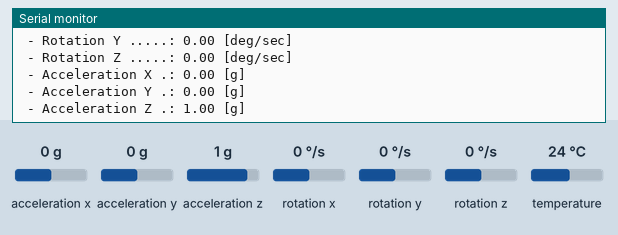
Bench run of a sketch on a simulated ESP8266 (NodeMCU). On the bench: the last lines printed to the serial monitor. The inputs (shaded band) are chosen by the test bench; at power-on: acceleration x 0 g, acceleration y 0 g, acceleration z 1 g, rotation x 0 °/s, rotation y 0 °/s, rotation z 0 °/s, temperature 24 °C.

Above: at 1.3 s.
1.4 s: acceleration x set to -1.4 g
At 2.0 s:
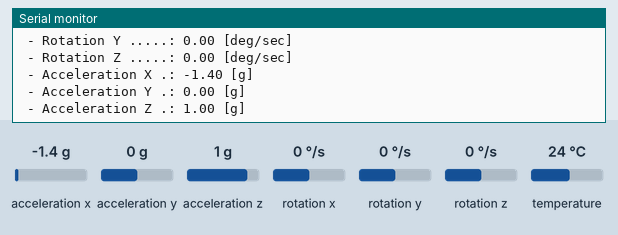
2.9 s: acceleration y set to -1.4 g
At 3.5 s:
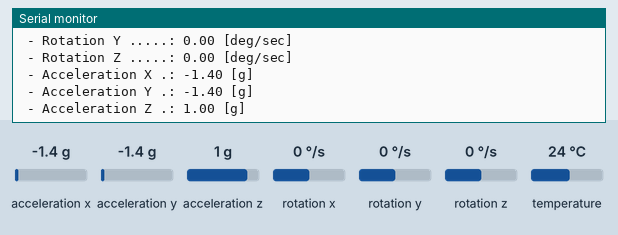
4.4 s: acceleration z set to -1.4 g
At 5.1 s:
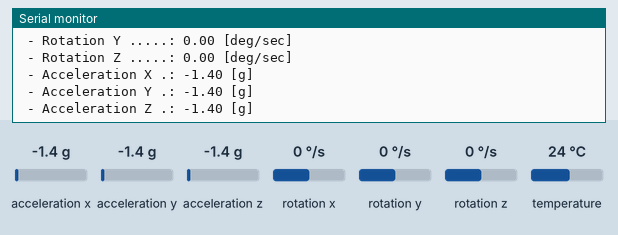

The sketch:

MPU6050_library-usage.ino
```cpp
/* Include required headers and/or libraries */
#include <Wire.h>
#include <I2Cdev.h>
#include <MPU6050.h>

#define MPU6050_ADDRESS 0x68

/* Instantiate a MPU6050 object called MPU6050_obj */
MPU6050 MPU6050_obj(MPU6050_ADDRESS);

/* Used to translate from digital to human */
struct meas_range
{
  uint16_t ranges[4];
  uint8_t current;
}
MPU6050_range[2] =
{
  { .ranges = { 250, 500, 1000, 2000 }, .current = 0 },
  { .ranges = { 2, 4, 8, 16 },          .current = 0 },
};
#define RANGE_GYRO  0
#define RANGE_ACCEL 1

/* Get a gyro or accel raw value and convert to human-readable */
float raw_to_human(struct meas_range *range, int16_t raw_val)
{
  /* Uncomment to get details about conversion */
  //printf("Converting 0x%04X\n"
  //       " - %s range, current %u, value %u\n"
  //       " - Converted value %2.2f\n",
  //       raw_val,
  //       (range == &MPU6050_range[0])?" Gyro":"Accel",
  //       range->current, range->ranges[range->current],
  //       (((float)raw_val * range->ranges[range->current]) / 0x7FFF)
  //       );
  return (((float)raw_val * range->ranges[range->current]) / 0x7FFF);
}

/* Convert a temperature value, method differs from gyro/accel */
float temp_to_human(int16_t raw_val)
{
  return (((float)raw_val / 340) + 36.53);
}

/*
 * Single-pass function to configure the app
 */
void setup()
{
  /* Start serial for output */
  Serial.begin(115200);

  /* Join I2C bus and set it to 400 kHz */
  Wire.begin(0, 2);
  Wire.setClock(400000);

  /* Initialize the sensor */
  MPU6050_obj.initialize();

  /* Check communication before continue */
  if (MPU6050_obj.testConnection() == false)
  {
    Serial.printf("The sensor did not respond. Please check wiring.\n");

    /* Stop here (WDT will reset at some point) */
    while(1) {};
  }

  /* By default, the library uses the following settings:
   * - setFullScaleGyroRange(MPU6050_GYRO_FS_250)
   * - setFullScaleAccelRange(MPU6050_ACCEL_FS_2)
   */

  /* Configure Gyroscope range, choose from:
   * - MPU6050_GYRO_FS_250 ..: +/-250 deg/sec
   * - MPU6050_GYRO_FS_500 ..: +/-500 deg/sec
   * - MPU6050_GYRO_FS_1000 .: +/-1000 deg/sec
   * - MPU6050_GYRO_FS_2000 .: +/-2000 deg/sec
   *
   * Uncomment the following two lines to set a different value
   */
  //MPU6050_range[RANGE_GYRO].current = MPU6050_GYRO_FS_2000;
  //MPU6050_obj.setFullScaleGyroRange(MPU6050_range[RANGE_GYRO].current);

  /* Configure Accelerometer range, choose from:
   * - MPU6050_ACCEL_FS_2 ...: +/-2g
   * - MPU6050_ACCEL_FS_4 ...: +/-4g
   * - MPU6050_ACCEL_FS_8 ...: +/-8g
   * - MPU6050_ACCEL_FS_16 ..: +/-16g
   *
   * Uncomment the following two lines to set a different value
   */
  //MPU6050_range[RANGE_ACCEL].current = MPU6050_ACCEL_FS_16;
  //MPU6050_obj.setFullScaleAccelRange(MPU6050_range[RANGE_ACCEL].current);
}

/*
 * Recurrent task, called forever
 */
void loop()
{
  /* Welcome message! Useful as a control point */
  Serial.printf("Ahoy! ESP8266 here!\n---\n");

  /* Read and print sensor data */
  Serial.printf(" - Temperature ....: %2.2f [degC]\n",
                temp_to_human(MPU6050_obj.getTemperature()));
  Serial.printf(" - Rotation X .....: %2.2f [deg/sec]\n",
                raw_to_human(&MPU6050_range[RANGE_GYRO],
                             MPU6050_obj.getRotationX()));
  Serial.printf(" - Rotation Y .....: %2.2f [deg/sec]\n",
                raw_to_human(&MPU6050_range[RANGE_GYRO],
                             MPU6050_obj.getRotationY()));
  Serial.printf(" - Rotation Z .....: %2.2f [deg/sec]\n",
                raw_to_human(&MPU6050_range[RANGE_GYRO],
                             MPU6050_obj.getRotationZ()));
  Serial.printf(" - Acceleration X .: %2.2f [g]\n",
                raw_to_human(&MPU6050_range[RANGE_ACCEL],
                             MPU6050_obj.getAccelerationX()));
  Serial.printf(" - Acceleration Y .: %2.2f [g]\n",
                raw_to_human(&MPU6050_range[RANGE_ACCEL],
                             MPU6050_obj.getAccelerationY()));
  Serial.printf(" - Acceleration Z .: %2.2f [g]\n",
                raw_to_human(&MPU6050_range[RANGE_ACCEL],
                             MPU6050_obj.getAccelerationZ()));

  /* Ensure not to flood with a huge amount of fast data */
  delay(500);
}
```

Measured:
- after the input at 1.4 s, the serial monitor: prints a new line after 0.16 s (image 1)
- after the input at 2.9 s, the serial monitor: prints a new line after 0.21 s (image 2)
- after the input at 4.4 s, the serial monitor: prints a new line after 0.26 s (image 3)
